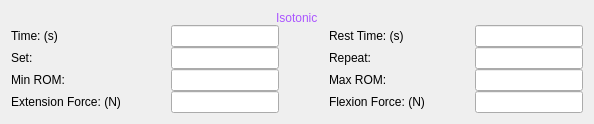
                     <widget class="QWidget" name="Isotonic">
                      <layout class="QGridLayout" name="gridLayout_Isotonic" rowstretch="1,2,2,2,2" columnstretch="1,2,1,2">
                       <property name="horizontalSpacing">
                        <number>50</number>
                       </property>
                       <property name="verticalSpacing">
                        <number>0</number>
                       </property>
                       <item row="1" column="1">
                        <widget class="QLineEdit" name="lineEdit_IsotonicTime">
                         <property name="sizePolicy">
                          <sizepolicy hsizetype="Expanding" vsizetype="Maximum">
                           <horstretch>0</horstretch>
                           <verstretch>0</verstretch>
                          </sizepolicy>
                         </property>
                        </widget>
                       </item>
                       <item row="4" column="1">
                        <widget class="QLineEdit" name="lineEdit_IsotonicExtensionForce">
                         <property name="sizePolicy">
                          <sizepolicy hsizetype="Expanding" vsizetype="Maximum">
                           <horstretch>0</horstretch>
                           <verstretch>0</verstretch>
                          </sizepolicy>
                         </property>
                        </widget>
                       </item>
                       <item row="4" column="2">
                        <widget class="QLabel" name="label_IsotonicFlexionForce">
                         <property name="sizePolicy">
                          <sizepolicy hsizetype="Preferred" vsizetype="Maximum">
                           <horstretch>0</horstretch>
                           <verstretch>0</verstretch>
                          </sizepolicy>
                         </property>
                         <property name="text">
                          <string>Flexion Force: (N)</string>
                         </property>
                        </widget>
                       </item>
                       <item row="1" column="3">
                        <widget class="QLineEdit" name="lineEdit_IsotonicRestTime">
                         <property name="sizePolicy">
                          <sizepolicy hsizetype="Expanding" vsizetype="Maximum">
                           <horstretch>0</horstretch>
                           <verstretch>0</verstretch>
                          </sizepolicy>
                         </property>
                        </widget>
                       </item>
                       <item row="4" column="3">
                        <widget class="QLineEdit" name="lineEdit_IsotonicFlexionForce">
                         <property name="sizePolicy">
                          <sizepolicy hsizetype="Expanding" vsizetype="Maximum">
                           <horstretch>0</horstretch>
                           <verstretch>0</verstretch>
                          </sizepolicy>
                         </property>
                        </widget>
                       </item>
                       <item row="2" column="1">
                        <widget class="QLineEdit" name="lineEdit_IsotonicSet">
                         <property name="sizePolicy">
                          <sizepolicy hsizetype="Expanding" vsizetype="Maximum">
                           <horstretch>0</horstretch>
                           <verstretch>0</verstretch>
                          </sizepolicy>
                         </property>
                        </widget>
                       </item>
                       <item row="3" column="3">
                        <widget class="QLineEdit" name="lineEdit_IsotonicMaxROM">
                         <property name="sizePolicy">
                          <sizepolicy hsizetype="Expanding" vsizetype="Maximum">
                           <horstretch>0</horstretch>
                           <verstretch>0</verstretch>
                          </sizepolicy>
                         </property>
                        </widget>
                       </item>
                       <item row="1" column="2">
                        <widget class="QLabel" name="label_IsotonicRestTime">
                         <property name="sizePolicy">
                          <sizepolicy hsizetype="Preferred" vsizetype="Maximum">
                           <horstretch>0</horstretch>
                           <verstretch>0</verstretch>
                          </sizepolicy>
                         </property>
                         <property name="text">
                          <string>Rest Time: (s)</string>
                         </property>
                        </widget>
                       </item>
                       <item row="3" column="1">
                        <widget class="QLineEdit" name="lineEdit_IsotonicMinROM">
                         <property name="sizePolicy">
                          <sizepolicy hsizetype="Expanding" vsizetype="Maximum">
                           <horstretch>0</horstretch>
                           <verstretch>0</verstretch>
                          </sizepolicy>
                         </property>
                        </widget>
                       </item>
                       <item row="2" column="2">
                        <widget class="QLabel" name="label_IsotonicRepeat">
                         <property name="sizePolicy">
                          <sizepolicy hsizetype="Preferred" vsizetype="Maximum">
                           <horstretch>0</horstretch>
                           <verstretch>0</verstretch>
                          </sizepolicy>
                         </property>
                         <property name="text">
                          <string>Repeat:</string>
                         </property>
                        </widget>
                       </item>
                       <item row="4" column="0">
                        <widget class="QLabel" name="label_IsotonicExtensionForce">
                         <property name="sizePolicy">
                          <sizepolicy hsizetype="Preferred" vsizetype="Maximum">
                           <horstretch>0</horstretch>
                           <verstretch>0</verstretch>
                          </sizepolicy>
                         </property>
                         <property name="text">
                          <string>Extension Force: (N)</string>
                         </property>
                        </widget>
                       </item>
                       <item row="3" column="0">
                        <widget class="QLabel" name="label_IsotonicMinROM">
                         <property name="sizePolicy">
                          <sizepolicy hsizetype="Preferred" vsizetype="Maximum">
                           <horstretch>0</horstretch>
                           <verstretch>0</verstretch>
                          </sizepolicy>
                         </property>
                         <property name="text">
                          <string>Min ROM:</string>
                         </property>
                        </widget>
                       </item>
                       <item row="2" column="3">
                        <widget class="QLineEdit" name="lineEdit_IsotonicRepeat">
                         <property name="sizePolicy">
                          <sizepolicy hsizetype="Expanding" vsizetype="Maximum">
                           <horstretch>0</horstretch>
                           <verstretch>0</verstretch>
                          </sizepolicy>
                         </property>
                        </widget>
                       </item>
                       <item row="2" column="0">
                        <widget class="QLabel" name="label_IsotonicSet">
                         <property name="sizePolicy">
                          <sizepolicy hsizetype="Preferred" vsizetype="Maximum">
                           <horstretch>0</horstretch>
                           <verstretch>0</verstretch>
                          </sizepolicy>
                         </property>
                         <property name="text">
                          <string>Set:</string>
                         </property>
                        </widget>
                       </item>
                       <item row="1" column="0">
                        <widget class="QLabel" name="label_IsotonicTime">
                         <property name="sizePolicy">
                          <sizepolicy hsizetype="Preferred" vsizetype="Maximum">
                           <horstretch>0</horstretch>
                           <verstretch>0</verstretch>
                          </sizepolicy>
                         </property>
                         <property name="text">
                          <string>Time: (s)</string>
                         </property>
                        </widget>
                       </item>
                       <item row="3" column="2">
                        <widget class="QLabel" name="label_IsotonicMaxROM">
                         <property name="sizePolicy">
                          <sizepolicy hsizetype="Preferred" vsizetype="Maximum">
                           <horstretch>0</horstretch>
                           <verstretch>0</verstretch>
                          </sizepolicy>
                         </property>
                         <property name="text">
                          <string>Max ROM:</string>
                         </property>
                        </widget>
                       </item>
                       <item row="0" column="0" colspan="4" alignment="Qt::AlignHCenter">
                        <widget class="QLabel" name="label_Isotonic">
                         <property name="sizePolicy">
                          <sizepolicy hsizetype="Preferred" vsizetype="Maximum">
                           <horstretch>0</horstretch>
                           <verstretch>0</verstretch>
                          </sizepolicy>
                         </property>
                         <property name="styleSheet">
                          <string notr="true">font: 30pt &quot;Segoe UI&quot;;
color: rgb(170, 85, 255);</string>
                         </property>
                         <property name="text">
                          <string>Isotonic</string>
                         </property>
                        </widget>
                       </item>
                      </layout>
                     </widget>
